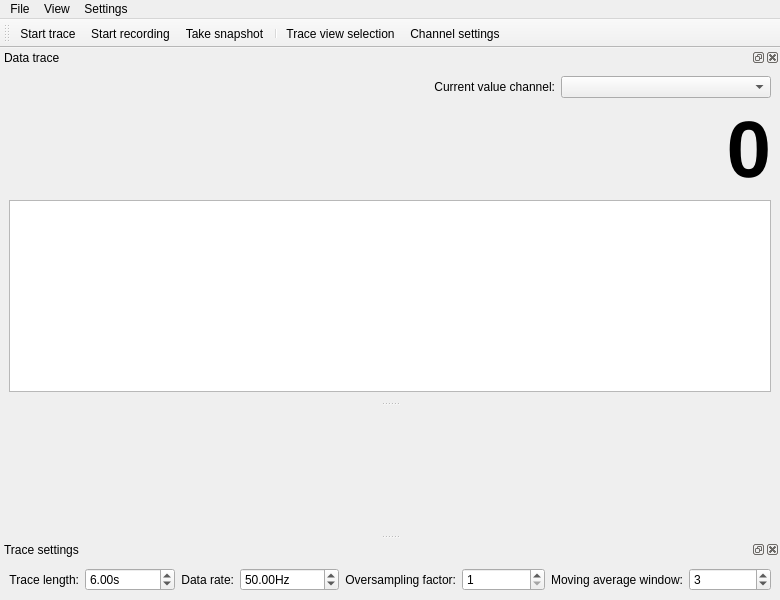
<?xml version="1.0" encoding="UTF-8"?>
<ui version="4.0">
 <class>MainWindow</class>
 <widget class="QMainWindow" name="MainWindow">
  <property name="geometry">
   <rect>
    <x>0</x>
    <y>0</y>
    <width>780</width>
    <height>600</height>
   </rect>
  </property>
  <property name="windowTitle">
   <string>qudi: Slow Counter</string>
  </property>
  <widget class="QWidget" name="centralwidget"/>
  <widget class="QMenuBar" name="menubar">
   <property name="geometry">
    <rect>
     <x>0</x>
     <y>0</y>
     <width>780</width>
     <height>21</height>
    </rect>
   </property>
   <widget class="QMenu" name="menuView">
    <property name="title">
     <string>View</string>
    </property>
    <addaction name="trace_view_selection_Action"/>
    <addaction name="separator"/>
    <addaction name="trace_view_Action"/>
    <addaction name="trace_settings_view_Action"/>
    <addaction name="trace_toolbar_view_Action"/>
    <addaction name="separator"/>
    <addaction name="restore_default_view_Action"/>
   </widget>
   <widget class="QMenu" name="menuFile">
    <property name="title">
     <string>File</string>
    </property>
    <addaction name="start_trace_Action"/>
    <addaction name="record_trace_Action"/>
    <addaction name="trace_snapshot_Action"/>
    <addaction name="separator"/>
    <addaction name="actionClose"/>
   </widget>
   <widget class="QMenu" name="menuSettings">
    <property name="title">
     <string>Settings</string>
    </property>
    <addaction name="channel_settings_Action"/>
   </widget>
   <addaction name="menuFile"/>
   <addaction name="menuView"/>
   <addaction name="menuSettings"/>
  </widget>
  <widget class="QDockWidget" name="data_trace_DockWidget">
   <property name="sizePolicy">
    <sizepolicy hsizetype="Preferred" vsizetype="Preferred">
     <horstretch>1</horstretch>
     <verstretch>0</verstretch>
    </sizepolicy>
   </property>
   <property name="windowTitle">
    <string>Data trace</string>
   </property>
   <attribute name="dockWidgetArea">
    <number>4</number>
   </attribute>
   <widget class="QWidget" name="dockWidgetContents">
    <layout class="QGridLayout" name="gridLayout" columnstretch="2,0,1">
     <item row="2" column="0" colspan="3">
      <widget class="PlotWidget" name="data_trace_PlotWidget"/>
     </item>
     <item row="1" column="0" colspan="3">
      <widget class="QLabel" name="curr_value_Label">
       <property name="font">
        <font>
         <pointsize>60</pointsize>
         <weight>75</weight>
         <bold>true</bold>
        </font>
       </property>
       <property name="text">
        <string>0</string>
       </property>
       <property name="alignment">
        <set>Qt::AlignRight|Qt::AlignTrailing|Qt::AlignVCenter</set>
       </property>
      </widget>
     </item>
     <item row="0" column="2">
      <widget class="QComboBox" name="curr_value_comboBox">
       <property name="minimumSize">
        <size>
         <width>200</width>
         <height>0</height>
        </size>
       </property>
       <property name="sizeAdjustPolicy">
        <enum>QComboBox::AdjustToContents</enum>
       </property>
      </widget>
     </item>
     <item row="0" column="1">
      <widget class="QLabel" name="label_5">
       <property name="text">
        <string>Current value channel:</string>
       </property>
       <property name="alignment">
        <set>Qt::AlignRight|Qt::AlignTrailing|Qt::AlignVCenter</set>
       </property>
      </widget>
     </item>
    </layout>
   </widget>
  </widget>
  <widget class="QDockWidget" name="trace_settings_DockWidget">
   <property name="maximumSize">
    <size>
     <width>524287</width>
     <height>100</height>
    </size>
   </property>
   <property name="windowTitle">
    <string>Trace settings</string>
   </property>
   <attribute name="dockWidgetArea">
    <number>8</number>
   </attribute>
   <widget class="QWidget" name="dockWidgetContents_2">
    <layout class="QHBoxLayout" name="horizontalLayout">
     <item>
      <widget class="QLabel" name="label">
       <property name="toolTip">
        <string>Length of the time window showing the data trace.</string>
       </property>
       <property name="text">
        <string>Trace length:</string>
       </property>
       <property name="alignment">
        <set>Qt::AlignRight|Qt::AlignTrailing|Qt::AlignVCenter</set>
       </property>
      </widget>
     </item>
     <item>
      <widget class="ScienDSpinBox" name="trace_length_DoubleSpinBox">
       <property name="sizePolicy">
        <sizepolicy hsizetype="Expanding" vsizetype="Fixed">
         <horstretch>0</horstretch>
         <verstretch>0</verstretch>
        </sizepolicy>
       </property>
       <property name="minimumSize">
        <size>
         <width>75</width>
         <height>0</height>
        </size>
       </property>
       <property name="toolTip">
        <string>Length of the time window showing the data trace.</string>
       </property>
       <property name="suffix">
        <string>s</string>
       </property>
       <property name="maximum">
        <double>1000000000000000013287555072.000000000000000</double>
       </property>
       <property name="value">
        <double>6.000000000000000</double>
       </property>
      </widget>
     </item>
     <item>
      <widget class="QLabel" name="label_2">
       <property name="toolTip">
        <string>Rate at which data points occur within the data trace.
The physical sampling rate is this value times the oversampling factor.</string>
       </property>
       <property name="text">
        <string>Data rate:</string>
       </property>
       <property name="alignment">
        <set>Qt::AlignRight|Qt::AlignTrailing|Qt::AlignVCenter</set>
       </property>
      </widget>
     </item>
     <item>
      <widget class="ScienDSpinBox" name="data_rate_DoubleSpinBox">
       <property name="sizePolicy">
        <sizepolicy hsizetype="Expanding" vsizetype="Fixed">
         <horstretch>0</horstretch>
         <verstretch>0</verstretch>
        </sizepolicy>
       </property>
       <property name="minimumSize">
        <size>
         <width>75</width>
         <height>0</height>
        </size>
       </property>
       <property name="toolTip">
        <string>Rate at which data points occur within the data trace.
The physical sampling rate is this value times the oversampling factor.</string>
       </property>
       <property name="suffix">
        <string>Hz</string>
       </property>
       <property name="maximum">
        <double>10000000000000000000.000000000000000</double>
       </property>
       <property name="value">
        <double>50.000000000000000</double>
       </property>
      </widget>
     </item>
     <item>
      <widget class="QLabel" name="label_3">
       <property name="toolTip">
        <string>If bigger than 1, this number of samples is acquired for each period of data rate.
The average over these samples is giving the value of the data point.
In other words, the physical sampling rate is oversampling factor times data rate.</string>
       </property>
       <property name="text">
        <string>Oversampling factor:</string>
       </property>
       <property name="alignment">
        <set>Qt::AlignRight|Qt::AlignTrailing|Qt::AlignVCenter</set>
       </property>
      </widget>
     </item>
     <item>
      <widget class="QSpinBox" name="oversampling_SpinBox">
       <property name="sizePolicy">
        <sizepolicy hsizetype="Expanding" vsizetype="Fixed">
         <horstretch>0</horstretch>
         <verstretch>0</verstretch>
        </sizepolicy>
       </property>
       <property name="minimumSize">
        <size>
         <width>50</width>
         <height>0</height>
        </size>
       </property>
       <property name="toolTip">
        <string>If bigger than 1, this number of samples is acquired for each period of data rate.
The average over these samples is giving the value of the data point.
In other words, the physical sampling rate is oversampling factor times data rate.</string>
       </property>
       <property name="minimum">
        <number>1</number>
       </property>
       <property name="maximum">
        <number>10000</number>
       </property>
       <property name="value">
        <number>1</number>
       </property>
      </widget>
     </item>
     <item>
      <widget class="QLabel" name="label_4">
       <property name="toolTip">
        <string>The window size in samples of the moving average for each data trace.
Must be an odd number to ensure perfect trace data alignment.</string>
       </property>
       <property name="text">
        <string>Moving average window:</string>
       </property>
       <property name="alignment">
        <set>Qt::AlignRight|Qt::AlignTrailing|Qt::AlignVCenter</set>
       </property>
      </widget>
     </item>
     <item>
      <widget class="QSpinBox" name="moving_average_spinBox">
       <property name="sizePolicy">
        <sizepolicy hsizetype="Expanding" vsizetype="Fixed">
         <horstretch>0</horstretch>
         <verstretch>0</verstretch>
        </sizepolicy>
       </property>
       <property name="minimumSize">
        <size>
         <width>50</width>
         <height>0</height>
        </size>
       </property>
       <property name="toolTip">
        <string>The window size in samples of the moving average for each data trace.
Must be an odd number to ensure perfect trace data alignment.</string>
       </property>
       <property name="minimum">
        <number>1</number>
       </property>
       <property name="singleStep">
        <number>2</number>
       </property>
       <property name="value">
        <number>3</number>
       </property>
      </widget>
     </item>
    </layout>
   </widget>
  </widget>
  <widget class="QToolBar" name="trace_control_ToolBar">
   <property name="windowTitle">
    <string>Counting Controls</string>
   </property>
   <property name="toolButtonStyle">
    <enum>Qt::ToolButtonTextUnderIcon</enum>
   </property>
   <attribute name="toolBarArea">
    <enum>TopToolBarArea</enum>
   </attribute>
   <attribute name="toolBarBreak">
    <bool>false</bool>
   </attribute>
   <addaction name="start_trace_Action"/>
   <addaction name="record_trace_Action"/>
   <addaction name="trace_snapshot_Action"/>
   <addaction name="separator"/>
   <addaction name="trace_view_selection_Action"/>
   <addaction name="channel_settings_Action"/>
  </widget>
  <action name="start_trace_Action">
   <property name="checkable">
    <bool>true</bool>
   </property>
   <property name="icon">
    <iconset>
     <normaloff>../artwork/icons/qudiTheme/22x22/start-counter.png</normaloff>
     <normalon>../artwork/icons/qudiTheme/22x22/stop-counter.png</normalon>../artwork/icons/qudiTheme/22x22/start-counter.png</iconset>
   </property>
   <property name="text">
    <string>Start trace</string>
   </property>
   <property name="toolTip">
    <string>Start/Stop continuous reading of the data trace.</string>
   </property>
  </action>
  <action name="record_trace_Action">
   <property name="checkable">
    <bool>true</bool>
   </property>
   <property name="icon">
    <iconset>
     <normaloff>../artwork/icons/qudiTheme/22x22/record-counter.png</normaloff>
     <normalon>../artwork/icons/qudiTheme/22x22/stop-record-counter.png</normalon>../artwork/icons/qudiTheme/22x22/record-counter.png</iconset>
   </property>
   <property name="text">
    <string>Start recording</string>
   </property>
   <property name="toolTip">
    <string>Start/Stop trace recorder. This will continuously accumulate trace data and save it to file once it is stopped.</string>
   </property>
  </action>
  <action name="trace_view_Action">
   <property name="checkable">
    <bool>true</bool>
   </property>
   <property name="text">
    <string>Data trace</string>
   </property>
   <property name="toolTip">
    <string>Show the data trace.</string>
   </property>
  </action>
  <action name="trace_settings_view_Action">
   <property name="checkable">
    <bool>true</bool>
   </property>
   <property name="text">
    <string>Trace settings</string>
   </property>
   <property name="toolTip">
    <string>Show data trace settings.</string>
   </property>
  </action>
  <action name="restore_default_view_Action">
   <property name="text">
    <string>Restore default</string>
   </property>
   <property name="toolTip">
    <string>Restore the default view.</string>
   </property>
  </action>
  <action name="trace_toolbar_view_Action">
   <property name="checkable">
    <bool>true</bool>
   </property>
   <property name="text">
    <string>Trace toolbar</string>
   </property>
   <property name="toolTip">
    <string>Show the trace control toolbar.</string>
   </property>
  </action>
  <action name="actionClose">
   <property name="icon">
    <iconset>
     <normaloff>../artwork/icons/oxygen/22x22/application-exit.png</normaloff>../artwork/icons/oxygen/22x22/application-exit.png</iconset>
   </property>
   <property name="text">
    <string>Close</string>
   </property>
  </action>
  <action name="trace_snapshot_Action">
   <property name="icon">
    <iconset>
     <normaloff>../artwork/icons/qudiTheme/22x22/trace-snapshot.png</normaloff>../artwork/icons/qudiTheme/22x22/trace-snapshot.png</iconset>
   </property>
   <property name="text">
    <string>Take snapshot</string>
   </property>
   <property name="toolTip">
    <string>Take a snapshot of the currently shown data trace and save it to file.</string>
   </property>
  </action>
  <action name="trace_view_selection_Action">
   <property name="icon">
    <iconset>
     <normaloff>../artwork/icons/oxygen/22x22/configure.png</normaloff>../artwork/icons/oxygen/22x22/configure.png</iconset>
   </property>
   <property name="text">
    <string>Trace view selection</string>
   </property>
   <property name="toolTip">
    <string>Opens the trace view selection dialog to configure the data traces to show.</string>
   </property>
  </action>
  <action name="channel_settings_Action">
   <property name="icon">
    <iconset>
     <normaloff>../artwork/icons/oxygen/22x22/configure.png</normaloff>../artwork/icons/oxygen/22x22/configure.png</iconset>
   </property>
   <property name="text">
    <string>Channel settings</string>
   </property>
   <property name="toolTip">
    <string>Opens the channel settings dialog to configure the active data channels.</string>
   </property>
  </action>
 </widget>
 <customwidgets>
  <customwidget>
   <class>PlotWidget</class>
   <extends>QGraphicsView</extends>
   <header>pyqtgraph</header>
  </customwidget>
  <customwidget>
   <class>ScienDSpinBox</class>
   <extends>QDoubleSpinBox</extends>
   <header>qtwidgets.scientific_spinbox.h</header>
  </customwidget>
 </customwidgets>
 <resources/>
 <connections>
  <connection>
   <sender>trace_view_Action</sender>
   <signal>triggered(bool)</signal>
   <receiver>data_trace_DockWidget</receiver>
   <slot>setVisible(bool)</slot>
   <hints>
    <hint type="sourcelabel">
     <x>-1</x>
     <y>-1</y>
    </hint>
    <hint type="destinationlabel">
     <x>399</x>
     <y>136</y>
    </hint>
   </hints>
  </connection>
  <connection>
   <sender>data_trace_DockWidget</sender>
   <signal>visibilityChanged(bool)</signal>
   <receiver>trace_view_Action</receiver>
   <slot>setChecked(bool)</slot>
   <hints>
    <hint type="sourcelabel">
     <x>399</x>
     <y>136</y>
    </hint>
    <hint type="destinationlabel">
     <x>-1</x>
     <y>-1</y>
    </hint>
   </hints>
  </connection>
  <connection>
   <sender>trace_settings_view_Action</sender>
   <signal>triggered(bool)</signal>
   <receiver>trace_settings_DockWidget</receiver>
   <slot>setVisible(bool)</slot>
   <hints>
    <hint type="sourcelabel">
     <x>-1</x>
     <y>-1</y>
    </hint>
    <hint type="destinationlabel">
     <x>399</x>
     <y>551</y>
    </hint>
   </hints>
  </connection>
  <connection>
   <sender>trace_settings_DockWidget</sender>
   <signal>visibilityChanged(bool)</signal>
   <receiver>trace_settings_view_Action</receiver>
   <slot>setChecked(bool)</slot>
   <hints>
    <hint type="sourcelabel">
     <x>399</x>
     <y>551</y>
    </hint>
    <hint type="destinationlabel">
     <x>-1</x>
     <y>-1</y>
    </hint>
   </hints>
  </connection>
  <connection>
   <sender>trace_toolbar_view_Action</sender>
   <signal>triggered(bool)</signal>
   <receiver>trace_control_ToolBar</receiver>
   <slot>setVisible(bool)</slot>
   <hints>
    <hint type="sourcelabel">
     <x>-1</x>
     <y>-1</y>
    </hint>
    <hint type="destinationlabel">
     <x>399</x>
     <y>41</y>
    </hint>
   </hints>
  </connection>
  <connection>
   <sender>trace_control_ToolBar</sender>
   <signal>visibilityChanged(bool)</signal>
   <receiver>trace_toolbar_view_Action</receiver>
   <slot>setChecked(bool)</slot>
   <hints>
    <hint type="sourcelabel">
     <x>399</x>
     <y>41</y>
    </hint>
    <hint type="destinationlabel">
     <x>-1</x>
     <y>-1</y>
    </hint>
   </hints>
  </connection>
  <connection>
   <sender>actionClose</sender>
   <signal>triggered()</signal>
   <receiver>MainWindow</receiver>
   <slot>close()</slot>
   <hints>
    <hint type="sourcelabel">
     <x>-1</x>
     <y>-1</y>
    </hint>
    <hint type="destinationlabel">
     <x>399</x>
     <y>299</y>
    </hint>
   </hints>
  </connection>
 </connections>
</ui>
